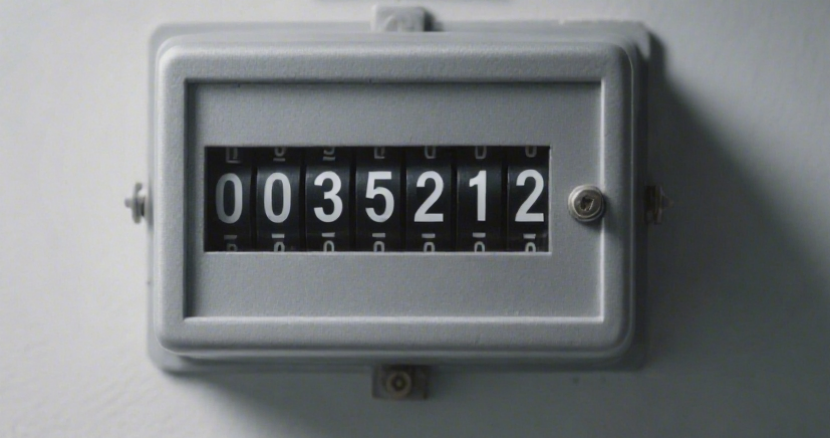
#> input picture dog/digit/0035212.png, 830 x 438 px, found by its file name
$ python digit_detect.py
#> lines starting #> are read from the running program, lines starting #| are printed output that depends on the picture; after the words box and inside, x2 and y2 are one past the last pixel; in counts of white or black regions, pixels touching at a corner belong together
#> further down, img is the input picture: shape (438, 830, 3); mean B, G, R 123.6, 121.4, 117.6
"""数显表计OCR识别

机械式数显表，7位数字，白字黑底。
策略：多阈值提取连通域 → 去重+合并 → 按y聚类找数字行 → 模板匹配识别
"""

import cv2
import numpy as np
from config import DIGIT_LOW_THRESH, DIGIT_HIGH_THRESH

# 预置模板：从测试图片中提取的标准化数字模板
# 每个数字取多个样本的平均值
_TEMPLATES = None


def _build_templates():
    """从已知图片构建模板库"""
    import os
    template_dir = os.path.join(os.path.dirname(os.path.dirname(os.path.abspath(__file__))), "digit")
    known = [
        ("0035212.png", "0035212"),
        ("0023281.png", "0023281"),
        ("0010561.png", "0010561"),
    ]
    templates = {}  # digit -> [img20x36, ...]

    for fname, value in known:
        path = os.path.join(template_dir, fname)
        img = cv2.imread(path)
        if img is None:
            continue
        gray = cv2.cvtColor(img, cv2.COLOR_BGR2GRAY)
        digits = _extract_digits_from_image(gray)
        if digits is None or len(digits) != 7:
            continue
        for i, dimg in enumerate(digits):
            d = int(value[i])
            if d not in templates:
                templates[d] = []
            templates[d].append(dimg)

    # 保留所有样本（不用平均，避免异常样本污染）
    return templates


def _get_templates():
    global _TEMPLATES
    if _TEMPLATES is None:
        _TEMPLATES = _build_templates()
    return _TEMPLATES


class DigitDetector:
    def __init__(self):
        pass

    def detect(self, frame):
        """识别数显表计读数，返回 {"value": int, "value_str": str, "status": str} 或 None"""
        gray = cv2.cvtColor(frame, cv2.COLOR_BGR2GRAY)

        digits = _extract_digits_from_image(gray)
        if digits is None or len(digits) != 7:
            return None

        templates = _get_templates()
        if not templates:
            return None

        value_str = ""
        for dimg in digits:
            d = _match_template(dimg, templates)
            value_str += str(d)

        if len(value_str) != 7:
            return None

        try:
            value = int(value_str)
        except ValueError:
            return None

        if value < DIGIT_LOW_THRESH:
            status = "偏低"
        elif value > DIGIT_HIGH_THRESH:
            status = "偏高"
        else:
            status = "正常"

        return {"value": value, "value_str": value_str, "status": status}


# [106 lines left out: functions _find_all_candidates, _dedup_and_merge, _find_digit_row, _filter_row_by_height, not called in this run]


def _find_display_window(gray):
    """定位暗色的数显表显示窗口，返回 (x1,y1,x2,y2) 或 None"""
    h, w = gray.shape
#> h = 438; w = 830
    # 只对大图做窗口检测（小图直接认为整张就是显示区）
    if w < 600:
        return None

    inv = 255 - gray
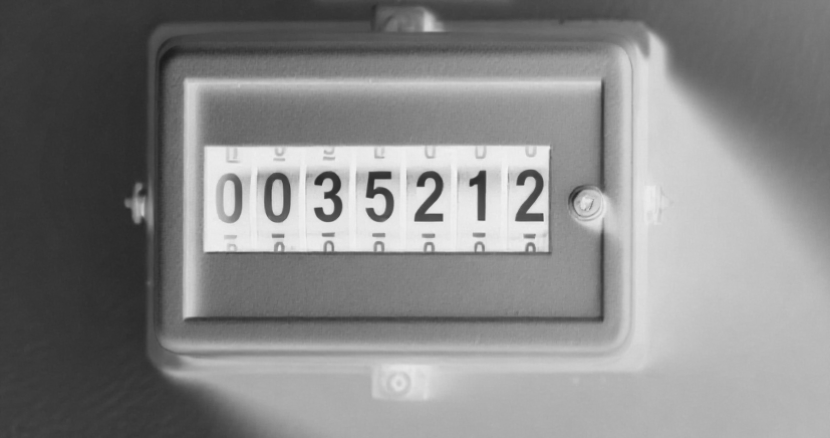
#> inv: shape (438, 830); min 26, max 244, mean 134.5
    _, binary = cv2.threshold(inv, 0, 255, cv2.THRESH_BINARY + cv2.THRESH_OTSU)
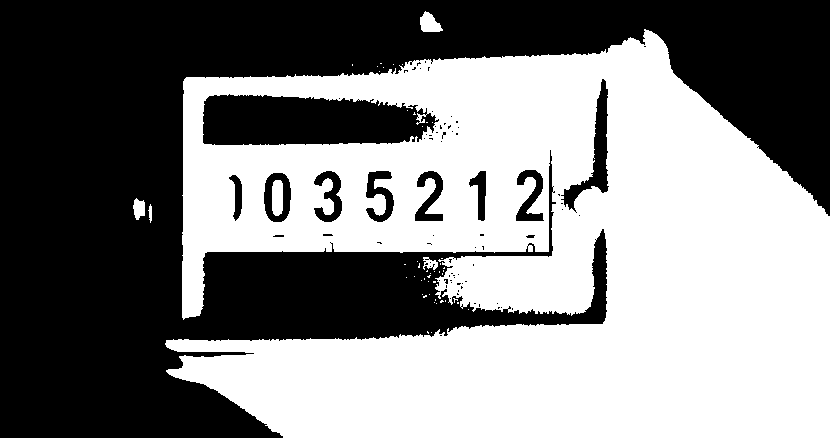
#> binary: shape (438, 830); 51.2% white; 77 black regions (65 under 20 px), largest, box (x1, y1, x2, y2) and area: (0, 0, 830, 438) 161445, (203, 94, 439, 145) 9841, (561, 79, 609, 213) 1660

    # 闭合填充
    kernel = cv2.getStructuringElement(cv2.MORPH_RECT, (20, 10))
    closed = cv2.morphologyEx(binary, cv2.MORPH_CLOSE, kernel)
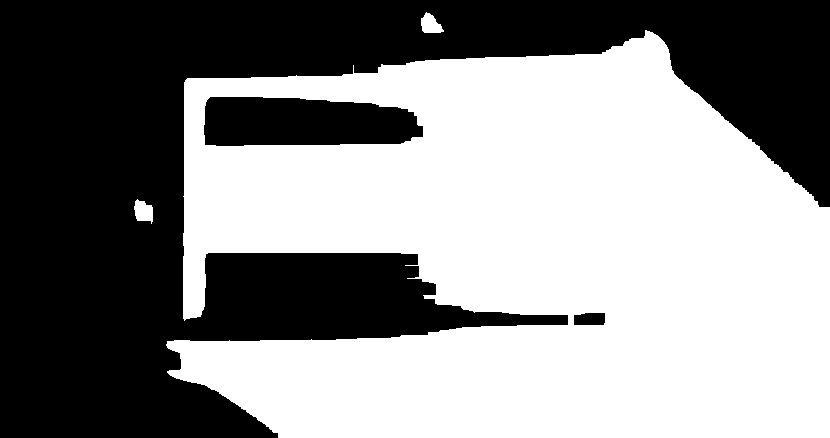
#> closed: shape (438, 830); 54% white; 3 black regions

    contours, _ = cv2.findContours(closed, cv2.RETR_EXTERNAL, cv2.CHAIN_APPROX_SIMPLE)
#> contours = 3 contours; box (x1, y1, x2, y2) and area: (166, 30, 830, 438) 203907, (134, 199, 153, 224) 296, (421, 12, 444, 33) 282

    img_area = h * w
#> img_area = 363540
    best = None
    best_score = 0
    for cnt in contours:
        x, y, cw, ch = cv2.boundingRect(cnt)
        area = cw * ch
        ratio = cw / max(ch, 1)
        # 显示窗口特征：宽>高，面积占5%-60%
        if ratio < 1.2 or area < img_area * 0.03 or area > img_area * 0.7:
            continue
        score = area
        if score > best_score:
            best_score = score
            best = (x, y, x + cw, y + ch)
#> this loop made 3 passes
#> (x, y, cw, ch, area, ratio) on passes 1 to 3: (134, 199, 19, 25, 475, 0.76), (166, 30, 664, 408, 270912, 1.63), (421, 12, 23, 21, 483, 1.1)
#> after the loop, best_score = 0

    return best


def _extract_digits_from_image(gray):
    """从灰度图中提取7个标准化数字图像"""
    # 大图先定位显示窗口
    window = _find_display_window(gray)
    if window is not None:
        x1, y1, x2, y2 = window
        gray = gray[y1:y2, x1:x2]

    # 方法1：投影分割（适合窗口裁剪后的小图）
    digits = _extract_by_projection(gray)
    if digits is not None and len(digits) == 7:
        return digits

    # 方法2：连通域法（回退）
    return _extract_by_components(gray)


def _extract_by_projection(gray):
    """在显示窗口内用连通域+尺寸过滤提取7个数字"""
    h, w = gray.shape
#> h = 438; w = 830
    # 阈值110提取亮区
    _, binary = cv2.threshold(gray, 110, 255, cv2.THRESH_BINARY)
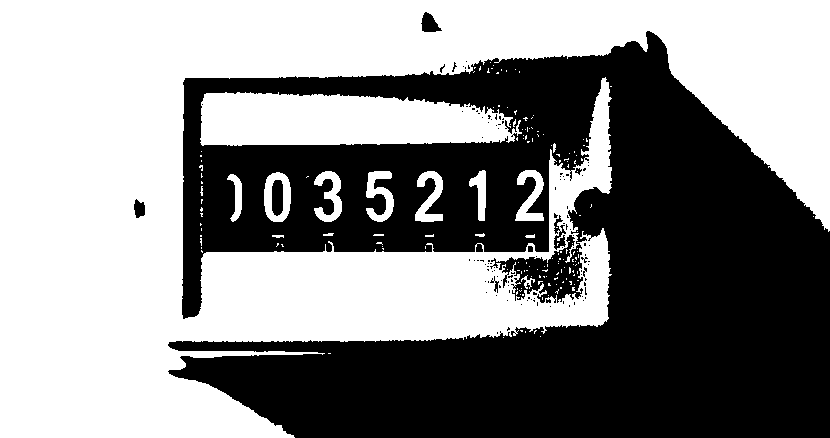
#> binary: shape (438, 830); 54.2% white; 110 black regions (101 under 20 px), largest, box (x1, y1, x2, y2) and area: (168, 31, 830, 438) 165063, (272, 180, 283, 216) 359, (421, 12, 442, 32) 258

    # 连通域
    num_labels, labels, stats, centroids = cv2.connectedComponentsWithStats(binary)
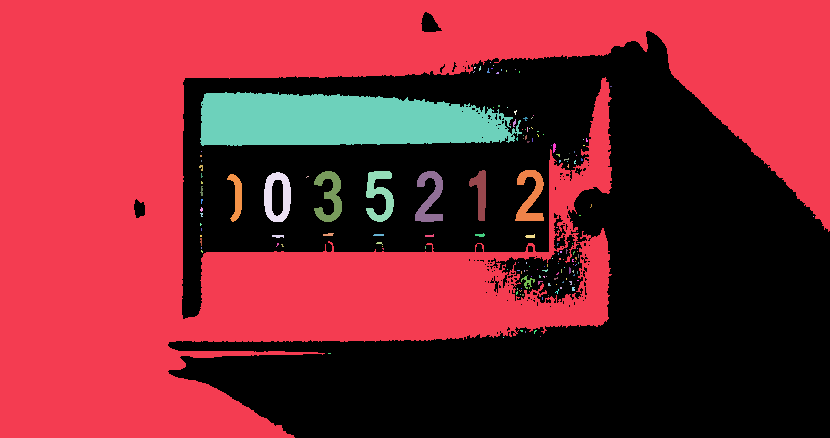
#> labels: shape (438, 830) int32; 166 distinct labels, from 0 to 165; one colour per label, 0 black
#> num_labels = 166; stats = 166 rows, first 6: [134, 12, 696, 426, 166507], [0, 0, 830, 438, 177607], [490, 62, 1, 1, 1], [493, 65, 1, 1, 1], [474, 67, 2, 2, 3], [479, 66, 2, 5, 7]; centroids = 166 pairs, first value 200.2 to 813, second value 62 to 353

    # 收集数字候选
    candidates = []
    for i in range(1, num_labels):
        x, y, cw, ch, area = stats[i]
        # 数字尺寸过滤：宽>3, 高>8, 面积>20
        if cw < 3 or ch < 8 or area < 20:
            continue
        # 宽高比：不能太扁
        ratio = ch / max(cw, 1)
        if ratio < 0.5 or ratio > 8:
            continue
        candidates.append((x, y, cw, ch))
#> this loop made 165 passes
#> (x, y, cw, ch, area, ratio) on passes 1, 15, 41: (0, 0, 830, 438, 177607, 0.528), (200, 92, 322, 54, 14079, 0.168), (553, 143, 3, 10, 23, 3.33)
#> after the loop, candidates = [(0, 0, 830, 438), (553, 143, 3, 10), (314, 171, 28, 51), (366, 171, 28, 51), (415, 171, 28, 51), (469, 170, 17, 51), (515, 170, 29, 51), (264, 172, 27, 50), (227, 174, 15, 48), (521, 275, 14, 14)]

    if len(candidates) < 7:
        return None

    # 按x排序
    candidates.sort(key=lambda d: d[0])

    # 取7个最合理的
    if len(candidates) > 7:
        # 去掉太宽的框架（宽度>中位数3倍）
        widths = [c[2] for c in candidates]
#> widths = [830, 15, 27, 28, 28, 28, 17, 29, 14, 3]
        median_w = np.median(widths)
#> median_w = 27.5
        filtered = [c for c in candidates if c[2] < 3.0 * median_w]
#> filtered = [(227, 174, 15, 48), (264, 172, 27, 50), (314, 171, 28, 51), (366, 171, 28, 51), (415, 171, 28, 51), (469, 170, 17, 51), (515, 170, 29, 51), (521, 275, 14, 14), (553, 143, 3, 10)]
        if len(filtered) >= 7:
            candidates = filtered
#> candidates has the same summary as filtered
        # 取最左边7个
        candidates = candidates[:7]
#> candidates = [(227, 174, 15, 48), (264, 172, 27, 50), (314, 171, 28, 51), (366, 171, 28, 51), (415, 171, 28, 51), (469, 170, 17, 51), (515, 170, 29, 51)]

    if len(candidates) != 7:
        return None

    # 提取每个数字
    digits = []
    for x, y, cw, ch in candidates:
        pad_x = max(1, int(cw * 0.15))
        pad_y = max(1, int(ch * 0.1))
        x1 = max(0, x - pad_x)
        y1 = max(0, y - pad_y)
        x2 = min(w, x + cw + pad_x)
        y2 = min(h, y + ch + pad_y)
        region = gray[y1:y2, x1:x2]
        _, digit_bin = cv2.threshold(region, 110, 255, cv2.THRESH_BINARY)

        # 内容居中
        rows_mask = np.any(digit_bin > 0, axis=1)
        cols_mask = np.any(digit_bin > 0, axis=0)
        if np.any(rows_mask) and np.any(cols_mask):
            r_min, r_max = np.where(rows_mask)[0][[0, -1]]
            c_min, c_max = np.where(cols_mask)[0][[0, -1]]
            digit_crop = digit_bin[r_min:r_max+1, c_min:c_max+1]
        else:
            digit_crop = digit_bin

        canvas = np.zeros((36, 20), dtype=np.uint8)
        dh, dw = digit_crop.shape
        if dh > 0 and dw > 0:
            scale = min(18.0 / dw, 32.0 / dh)
            new_w = max(1, int(dw * scale))
            new_h = max(1, int(dh * scale))
            resized = cv2.resize(digit_crop, (new_w, new_h))
            ox = (20 - new_w) // 2
            oy = (36 - new_h) // 2
            canvas[oy:oy+new_h, ox:ox+new_w] = resized
        digits.append(canvas)
#> this loop made 7 passes
#> (x, y, cw, ch, pad_x, pad_y, x1, y1) on passes 1 to 7: (227, 174, 15, 48, 2, 4, 225, 170), (264, 172, 27, 50, 4, 5, 260, 167), (314, 171, 28, 51, 4, 5, 310, 166), (366, 171, 28, 51, 4, 5, 362, 166), (415, 171, 28, 51, 4, 5, 411, 166), (469, 170, 17, 51, 2, 5, 467, 165), (515, 170, 29, 51, 4, 5, 511, 165)
#> digit_crop: shape (51, 29); 50.1% white; 3 black regions, box (x1, y1, x2, y2) and area: (0, 0, 21, 49) 477, (11, 16, 29, 47) 223, (21, 0, 29, 12) 38
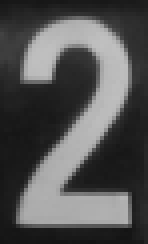
#> region: shape (61, 37) (shown 4 times larger); min 19, max 192, mean 82.9
#> after the loop, digits = 7 items

    return digits


# [57 lines left out: function _extract_by_components, not called in this run]


def _match_template(digit_img, templates):
    """模板匹配，对每个数字的所有样本取最佳匹配，再选最高分的数字"""
    best_digit = 0
    best_score = -1
    a = digit_img.astype(np.float32).flatten()

    for d, samples in templates.items():
        for tmpl in samples:
            b = tmpl.astype(np.float32).flatten()
            # 直接像素差值
            score = 1.0 - np.mean(np.abs(a - b)) / 255.0
            if score > best_score:
                best_score = score
                best_digit = d
    return best_digit


if __name__ == "__main__":
    import os, sys
    sys.path.insert(0, os.path.dirname(os.path.dirname(os.path.abspath(__file__))))

    test_images = [
        "digit/0035212.png",
        "digit/0023281.png",
        "digit/0010561.png",
    ]

    det = DigitDetector()
    all_pass = True
    for path in test_images:
        img = cv2.imread(path)
        if img is None:
            print(f"无法读取: {path}")
            continue
        result = det.detect(img)
#> the loop in _find_display_window (call 2), `for cnt in contours:` made 3 passes
#> the loop in _extract_by_projection (call 2), `for i in range(1, num_labels):` made 165 passes
#> the loop in _extract_by_projection (call 2), `for x, y, cw, ch in candidates:` made 7 passes
#> pass 3, in _extract_by_projection (call 2), `digit_crop = digit_bin[r_min:r_max+1, c_min:c_max+1]`:
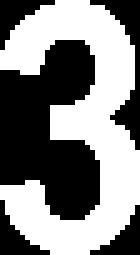
#> digit_crop: shape (51, 28) (shown 5 times larger); 51.2% white; 5 black regions, box (x1, y1, x2, y2) and area: (0, 8, 20, 44) 481, (18, 0, 28, 30) 87, (0, 0, 11, 10) 44, (0, 40, 10, 51) 43, (18, 41, 28, 51) 42
#> the loop in _build_templates, `for i, dimg in enumerate(digits):` made 7 passes
#> the loop in detect, `for dimg in digits:` made 7 passes
        basename = os.path.basename(path).split('.')[0]
        if result:
            match = result['value_str'] == basename
            status = "OK" if match else "FAIL"
            print(f"{basename} -> {result['value_str']} ({result['status']}) [{status}]")
#| 0035212 -> 0035212 (偏高) [OK]
            if not match:
                all_pass = False
        else:
            print(f"{basename} -> 识别失败")
            all_pass = False
#> pass 2 of the loop `for path in test_images:`:
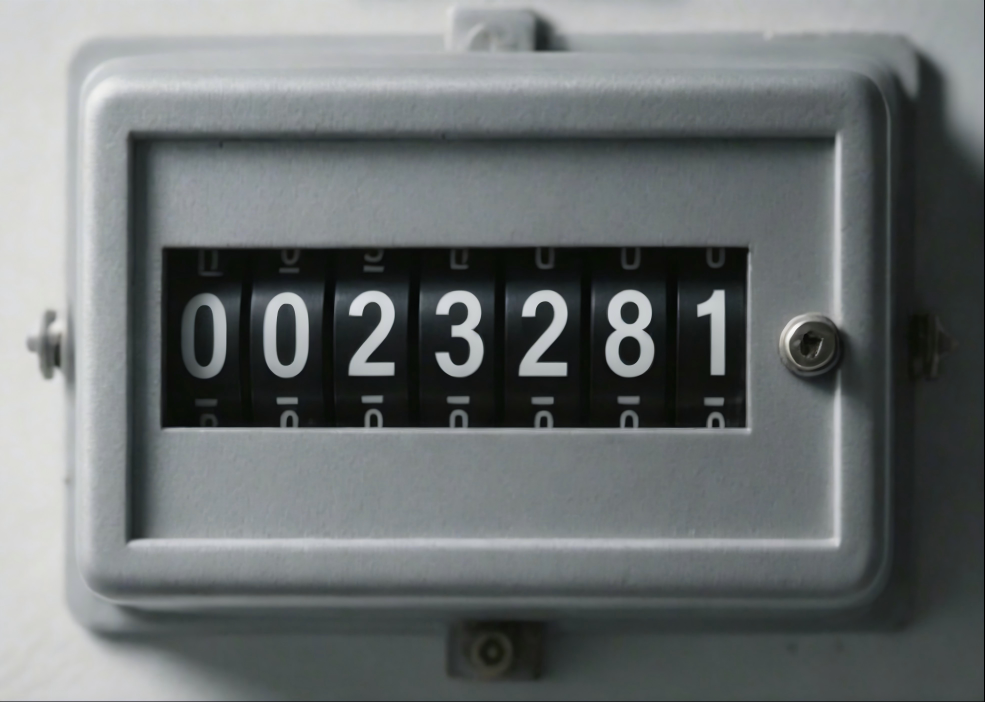
#> input picture dog/digit/0023281.png, 1969 x 1404 px, found by its file name (shown at 1/2 size)
#> img is the input picture: shape (1404, 1969, 3); mean B, G, R 112.5, 111.8, 106.9
#> gray: shape (1404, 1969)
#> inv: shape (1404, 1969)
#> in _find_display_window (call 5), `closed = cv2.morphologyEx(binary, cv2.MORPH_CLOSE, kernel)`:
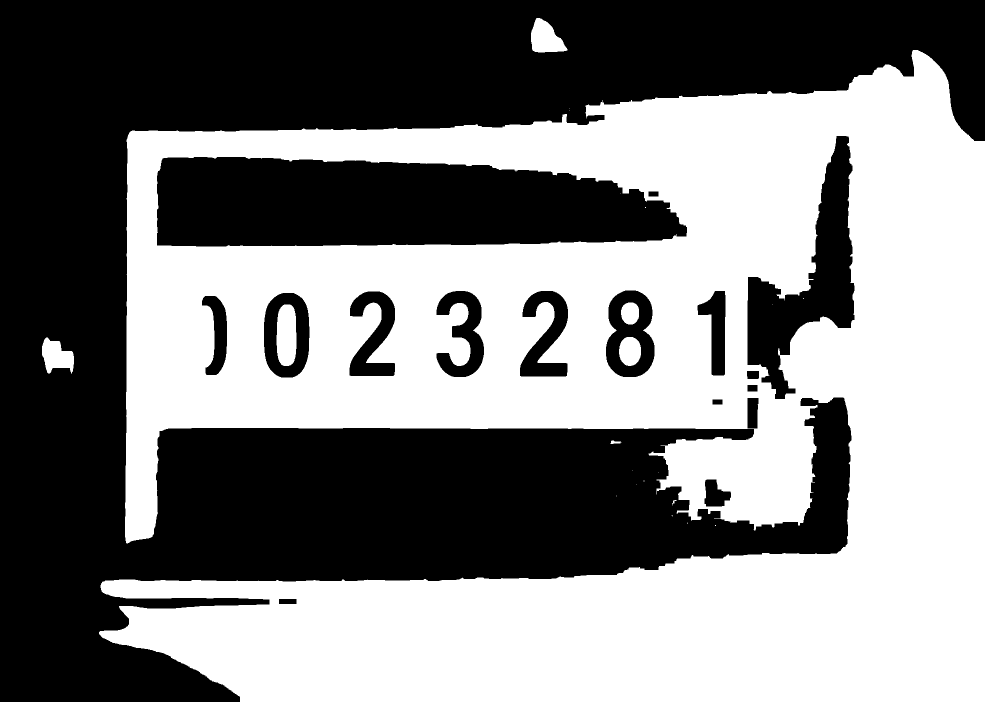
#> closed: shape (1404, 1969) (shown at 1/2 size); 50.4% white; 17 black regions, largest, box (x1, y1, x2, y2) and area: (0, 0, 1969, 1404) 1110541, (314, 314, 1374, 493) 158719, (1495, 272, 1709, 798) 42270
#> the loop in _find_display_window (call 5), `for cnt in contours:` made 15 passes
#> cnt on passes 1, 2, 3, 5, 6, 7, 8: [[1430, 1050], [1430, 1051], [1431, 1051], [1431, 1050]], [[1375, 1045], [1374, 1046], [1375, 1046]], [[1343, 1031], [1344, 1031], [1345, 1032], [1345, 1031]], [[1233, 991], [1233, 992]], [[1273, 969]], [[1287, 961], [1287, 962], [1288, 962], [1288, 961]], [[1316, 944]]
#> labels: shape (1404, 1969) int32; 295 distinct labels, from 0 to 294
#> the loop in _extract_by_projection (call 5), `for x, y, cw, ch in candidates:` made 7 passes
#> (x, y, cw, ch) on passes 1 to 7: (307, 540, 14, 42), (309, 585, 11, 18), (311, 525, 8, 8), (312, 500, 5, 8), (504, 592, 7, 16), (568, 824, 11, 18), (670, 592, 7, 16)
#> after the loop in _extract_by_projection (call 5), `for x, y, cw, ch in candidates:`:
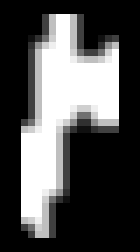
#> canvas: shape (36, 20) (shown 7 times larger); min 0, max 255, mean 80.8
#> the loop in detect (call 2), `for dimg in digits:` made 7 passes
#| 0023281 -> 0023281 (正常) [OK]
#> pass 3 of the loop `for path in test_images:`:
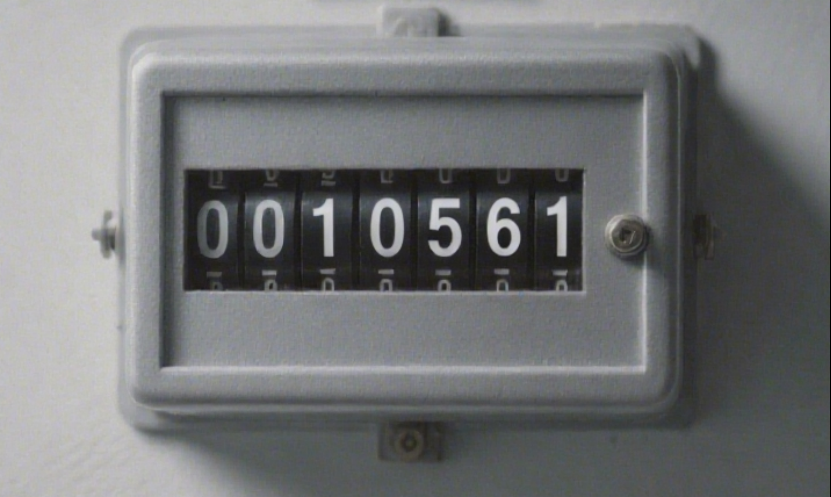
#> input picture dog/digit/0010561.png, 831 x 497 px, found by its file name
#> img is the input picture: shape (497, 831, 3); mean B, G, R 119.2, 118.1, 116.5
#> gray: shape (497, 831)
#> inv: shape (497, 831)
#> in _find_display_window (call 6), `closed = cv2.morphologyEx(binary, cv2.MORPH_CLOSE, kernel)`:
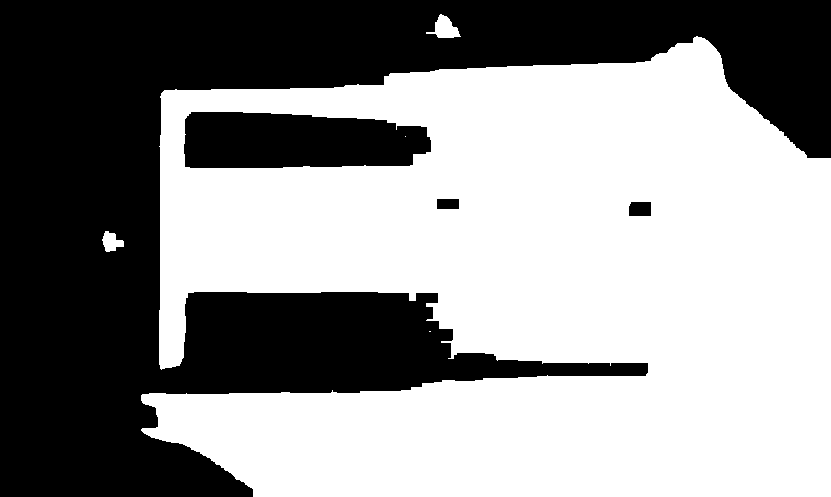
#> closed: shape (497, 831); 56.8% white; 4 black regions, box (x1, y1, x2, y2) and area: (0, 0, 831, 497) 166006, (184, 112, 431, 168) 12026, (629, 202, 651, 216) 302, (437, 199, 459, 209) 220
#> the loop in _find_display_window (call 6), `for cnt in contours:` made 4 passes
#> cnt on pass 1: [[429, 331], [430, 331]]
#> labels: shape (497, 831) int32; 135 distinct labels, from 0 to 134
#> the loop in _extract_by_projection (call 6), `for x, y, cw, ch in candidates:` made 7 passes
#> (x, y, cw, ch) on passes 1 to 7: (178, 185, 5, 14), (178, 275, 4, 16), (209, 201, 19, 56), (253, 199, 31, 58), (313, 198, 21, 58), (371, 198, 33, 58), (429, 198, 33, 58)
#> after the loop in _extract_by_projection (call 6), `for x, y, cw, ch in candidates:`:
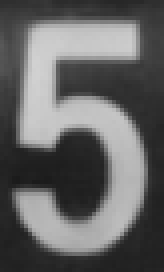
#> region: shape (68, 41) (shown 4 times larger); min 27, max 209, mean 100
#| 0010561 -> 0010561 (偏低) [OK]

    print(f"\n{'全部通过!' if all_pass else '有错误，需继续优化'}")
